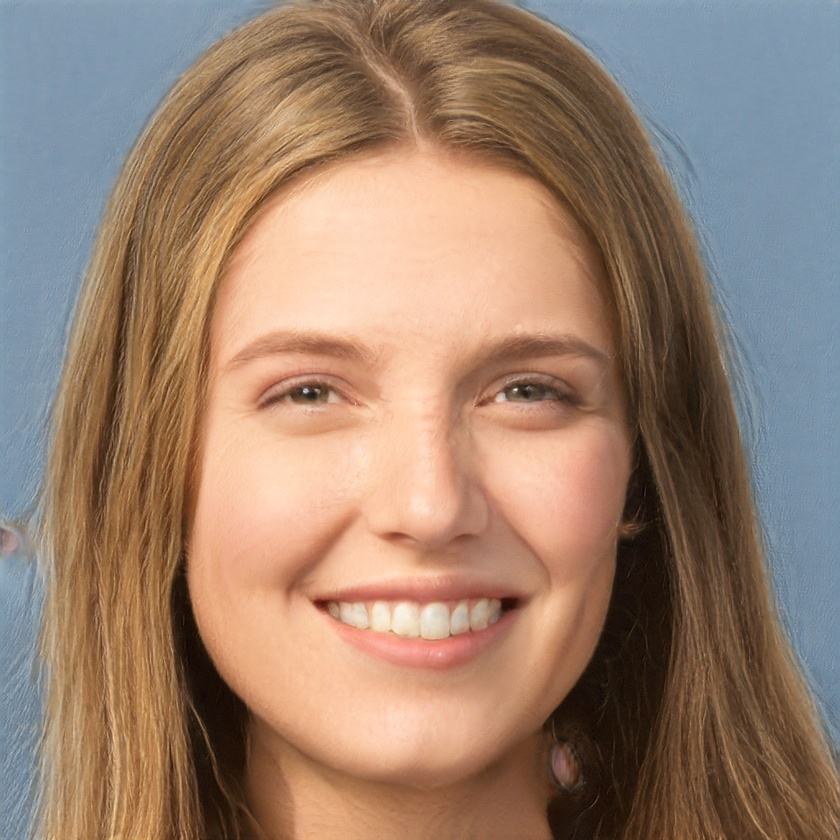
#> input picture 305Project/faces/099947.jpg, 840 x 840 px, shrunk from 1024 x 1024 before the run, found by its file name
$ python project.py
#> lines starting #> are read from the running program, lines starting #| are printed output that depends on the picture
# ---
# jupyter:
#   jupytext:
#     text_representation:
#       extension: .py
#       format_name: light
#       format_version: '1.5'
#       jupytext_version: 1.13.6
#   kernelspec:
#     display_name: Python 3 (ipykernel)
#     language: python
#     name: python3
# ---

# +
import math
import requests
import sys
import random
import pandas as pd
import numpy as np
import matplotlib.pyplot as plt
from skimage.io import imread, imshow
from skimage.filters import prewitt_h,prewitt_v
import matplotlib.pyplot as plt
import scipy.ndimage as ndi
from skimage import measure            # to find shape contour
from skimage.feature import corner_harris, corner_subpix, corner_peaks, CENSURE
from scipy.signal import argrelextrema

from PIL import Image
from pathlib import Path
from pylab import rcParams
rcParams['figure.figsize'] = (6, 6)

# +
# Randomize the face being processed


james = (r"C:\Users\Mattmad1234\Desktop\WORKING\305Project\faces\099946.jpg") # Need to localize the files to the programs directory.
mary = (r"C:\Users\Mattmad1234\Desktop\WORKING\305Project\faces\099947.jpg")
hank = (r"C:\Users\Mattmad1234\Desktop\WORKING\305Project\faces\099948.jpg")

image = random.choice([hank, mary, james])

print (image)

# -

# Define Distance formula between 2 points
def calculateDistance(x1,y1,x2,y2):
    dist = math.sqrt((x2 - x1)**2 + (y2 - y1)**2)
    return dist


def cart2pol(x, y):
    rho = np.sqrt(x**2 + y**2)
    phi = np.arctan2(y, x)
    return [rho, phi]


# Use the Prewitt edge detection to create a new image defining the curves of the face
image = imread(image, as_gray=True)
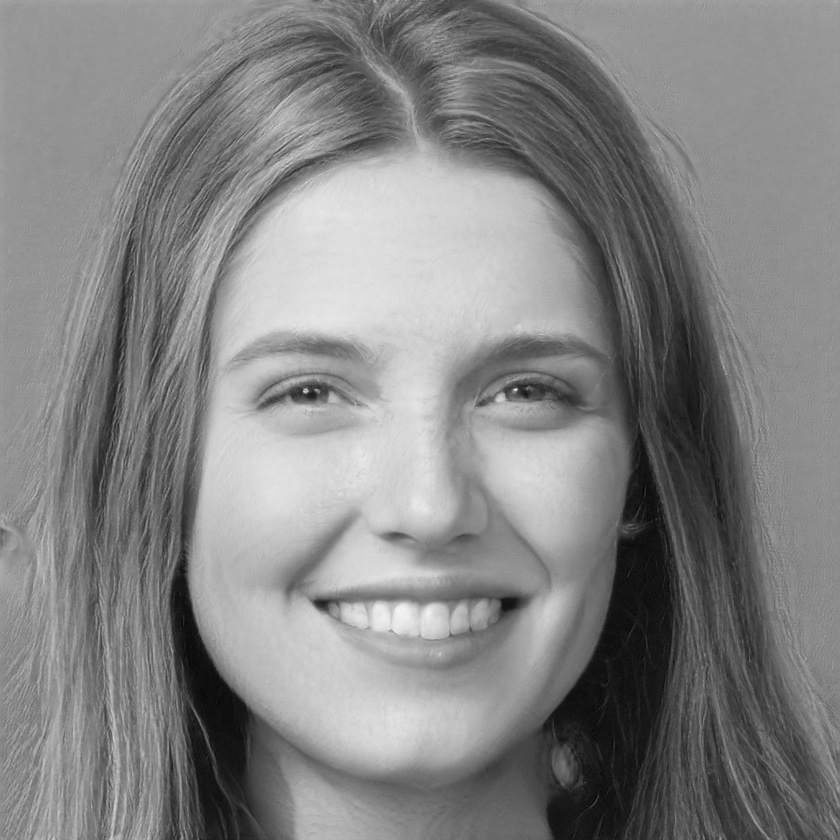
#> image: shape (840, 840) float64; min 0.00667, max 0.96, mean 0.517
#calculating horizontal edges using prewitt kernel
edges_prewitt_horizontal = prewitt_h(image)
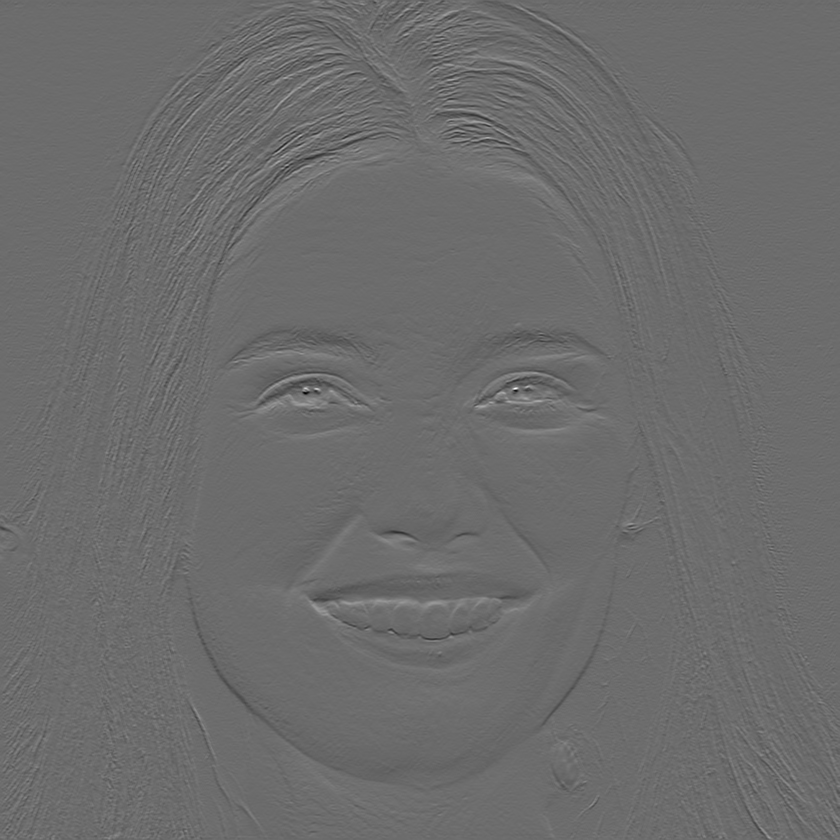
#> edges_prewitt_horizontal: shape (840, 840) float64; min -0.457, max 0.616, mean -0.000417; drawn with min black and max white
#calculating vertical edges using prewitt kernel
edges_prewitt_vertical = prewitt_v(image)
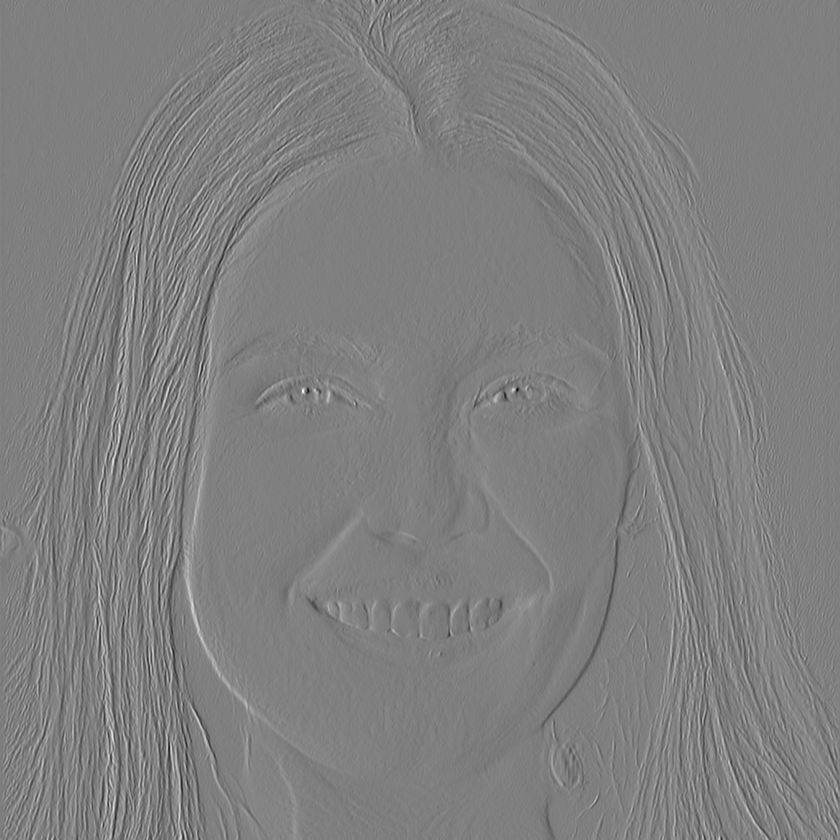
#> edges_prewitt_vertical: shape (840, 840) float64; min -0.471, max 0.468, mean -7.75e-05; drawn with min black and max white
imshow(edges_prewitt_vertical, cmap='gray')


cy, cx = ndi.center_of_mass(edges_prewitt_vertical)
#> cy = 567.8; cx = -813.9
plt.imshow(edges_prewitt_vertical)
plt.show()
#image1 = imread(image, as_gray=True)
#imshow(image1)

# +
contours = measure.find_contours(edges_prewitt_vertical, .05)
#> contours = 4606 items

contour = max(contours, key=len)
#> contour = 1339 pairs, first value 382.1 to 712.5, second value 182.3 to 247.9

plt.plot(contour[::,1], contour[::,0], linewidth=0.5)
plt.imshow(edges_prewitt_vertical, cmap='Set3')
plt.show()
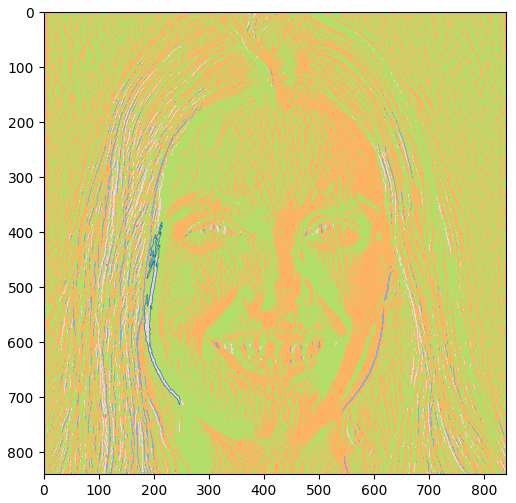
#> figure drawn by matplotlib, 1 panel

# +
polar_contour = np.array([cart2pol(x, y) for x, y in contour])
#> polar_contour = 1339 pairs, first value 438 to 754.1, second value 0.299 to 0.511

plt.plot(polar_contour[::,1], polar_contour[::,0], linewidth=0.5)
plt.show()
# -

contour[::,1] -= cx
contour[::,0] -= cy

plt.plot(-contour[::,1], -contour[::,0], linewidth=0.5)
plt.grid()
plt.scatter(0, 0)
plt.show()
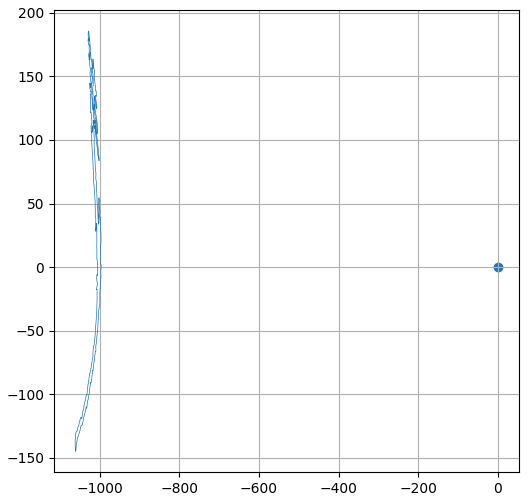
#> figure drawn by matplotlib, 1 panel

# +
polar_contour = np.array([cart2pol(x, y) for x, y in contour])
#> polar_contour = 1339 pairs, first value 996.2 to 1070.9, second value 1.44 to 1.75

rcParams['figure.figsize'] = (12, 6)
plt.subplot(121)
plt.scatter(polar_contour[::,1], polar_contour[::,0], linewidth=0, s=.5, c=polar_contour[::,1])
plt.title('Polar Coordinates')
plt.grid()
plt.subplot(122)
plt.scatter(contour[::,1],
            contour[::,0],
            linewidth=0, s=2,
            c=range(len(contour)))
plt.title('Cartesian Coordinates')
plt.grid()
plt.show()
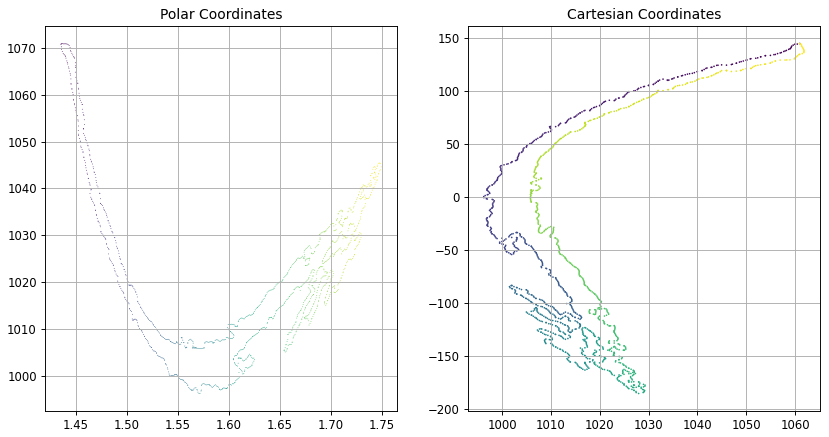
#> figure drawn by matplotlib, 2 panels

# +
detector = CENSURE()
detector.detect(image)

coords = corner_peaks(corner_harris(image), min_distance=5)
#> coords = 3700 pairs, first value 5 to 830, second value 5 to 834
coords_subpix = corner_subpix(image, coords, window_size=13)

plt.subplot(121)
plt.title('CENSURE feature detection')
plt.imshow(image, cmap='Set3')
plt.scatter(detector.keypoints[:, 1], detector.keypoints[:, 0],
              3 ** detector.scales, facecolors='none', edgecolors='r')

print(detector.keypoints)

# +
c_max_index = argrelextrema(polar_contour[::,0], np.greater, order=20)
#> c_max_index = ([223, 291, 412, 523, 601, 675, 813, 907, 1147, 1336],)
c_min_index = argrelextrema(polar_contour[::,0], np.less, order=20)
#> c_min_index = ([217, 242, 307, 465, 569, 620, 721, 894, 1115],)

plt.subplot(121)
plt.scatter(polar_contour[::,1], polar_contour[::,0],
            linewidth=0, s=2, c='k')
plt.scatter(polar_contour[::,1][c_max_index],
            polar_contour[::,0][c_max_index],
            linewidth=0, s=30, c='b')
plt.scatter(polar_contour[::,1][c_min_index],
            polar_contour[::,0][c_min_index],
            linewidth=0, s=30, c='r')

plt.subplot(122)
plt.scatter(contour[::,1], contour[::,0],
            linewidth=0, s=2, c='k')
plt.scatter(contour[::,1][c_max_index],
            contour[::,0][c_max_index],
            linewidth=0, s=30, c='r')
plt.scatter(contour[::,1][c_min_index],
            contour[::,0][c_min_index],
            linewidth=0, s=30, c='b')

plt.show()
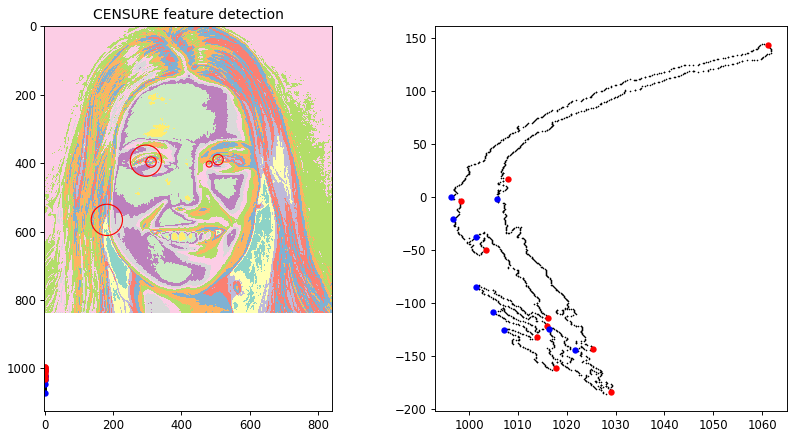
#> figure drawn by matplotlib, 2 panels

print(c_max_index)
#| (array([ 223,  291,  412,  523,  601,  675,  813,  907, 1147, 1336]),)
print(c_min_index)
#| (array([ 217,  242,  307,  465,  569,  620,  721,  894, 1115]),)
# -
